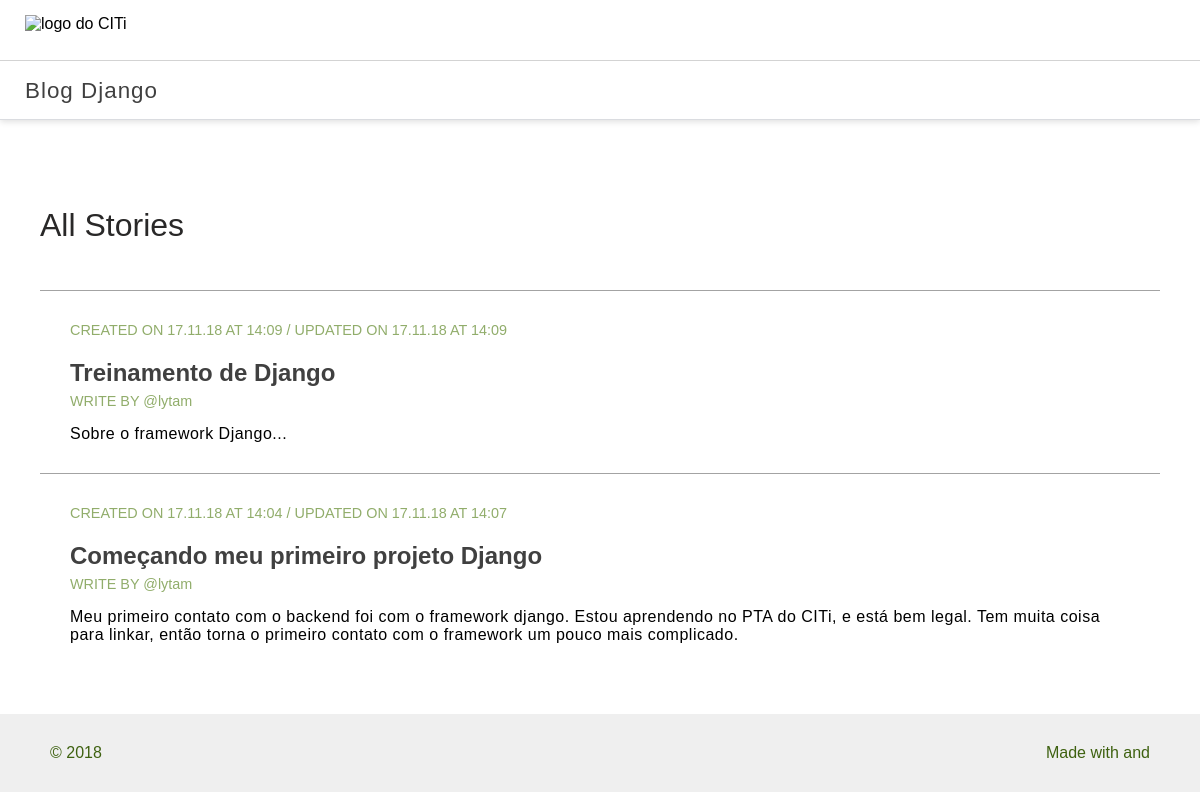
The page / on the database its author committed.
### core/models.py (models this page shows, shortened)
class Post(models.Model):
    author = models.ForeignKey("auth.User", on_delete=models.CASCADE)
    title = models.CharField(max_length=100)
    text = models.TextField()
    created_date = models.DateTimeField(auto_now_add=True)
    updated_date = models.DateTimeField(auto_now=True)
    class Meta:
        verbose_name = "Publicação"
        verbose_name = "Publicações"

### core/views.py (the view)
# urls.py: path('', HomeView.as_view(), name='home'),
class HomeView(TemplateView):
    template_name = "home.html"
    def get_context_data(self, **kwargs):
        context = super().get_context_data(**kwargs)
        context["posts"] = Post.objects.all().order_by('-created_date')
        return context

### core/templates/home.html
{% extends 'base.html' %}
{% load static %}
{% block content %}
<section class="posts">
        <h2 class="posts__title_all-stories">All Stories</h2>
        {% for post in posts %}
        <div class="post__card">
                <span class="post__date">
                    CREATED ON {{post.created_date | date:'d.m.y' }} AT {{post.created_date | time:'H:i'}} / UPDATED ON {{post.updated_date | date:'d.m.y' }} AT {{post.updated_date | time:'H:i'}}
                </span>
                <h1 class="post__title">{{ post.title }}</h1>
                <span class="post__author">
                        WRITE BY @{{ post.author }}
                    </span>
                <div class="post__text">{{ post.text }}</div>
            </div>
        {% endfor %}
</section>
{% endblock content %}

### core/templates/base.html (shortened to what this page needs)
<!DOCTYPE html>
{% load static %}
<html>
<head>
    <link rel="stylesheet" href="{% static 'css/style.css' %}">
</head>
<body>
    <section class="header">
        <div class="header__logo">
            <img class="header__img" src="https://cin.ufpe.br/~pet/wiki/images/thumb/8/86/Logociti.png/300px-Logociti.png" alt="logo do CITi">
        </div>
        <span class="header__title">Blog Django</span>
    </section>
    {% block content %}
    {% endblock content %}
    <footer class="footer">
        <span>&copy; 2018</span>
        <span>
            Made with  and
        </span>
    </footer>
</body>
</html>

### core/static/css/style.css (style rules this page uses)
html { font-size: 16px; }
body { margin: 0; font-family: 'Source Sans Pro', sans-serif; }
.header { width: 100%; height: 120px; box-shadow: 0 2px 6px 0 rgba(0,0,0,.12), inset 0 -1px 0 0 #dadce0; }
.header__logo, .header__title { display: flex; align-items: center; height: 50%; }
.header__logo { width: 100%; border-bottom: 1px solid lightgray; }
.header__img { height: 30px; margin-left: 25px; }
.header__title { margin: 0; margin-left: 25px; font-size: 1.4rem; letter-spacing: 1px; color: #404040; }
.posts { width: 100%; padding: 40px; box-sizing: border-box; }
.posts__title_all-stories { padding: 20px 0; box-sizing: border-box; font-size: 2rem; font-weight: 400; color: #292828; }
.post__card { padding: 30px 30px; border-top: 1px solid #a3a3a3; }
.post__title { margin-bottom: 5px; color: #404040; }
.post__author, .post__date { font-size: 0.9rem; color: #91ad6b; }
.post__text { margin-top: 15px; white-space: pre-line; font-weight: 300; letter-spacing: 0.5px; }
.footer { display: flex; justify-content: space-between; align-items: center; padding: 30px 50px; box-sizing: border-box; background-color: #efefef; color: #3e6110; }

### rows shown on the page
Post: created_date "17.11.18", created_date "14:09", updated_date "17.11.18", updated_date "14:09", title "Treinamento de Django", author "lytam", text "Sobre o framework Django..."
Post: created_date "17.11.18", created_date "14:04", updated_date "17.11.18", updated_date "14:07", title "Começando meu primeiro projeto Django", author "lytam", text "Meu primeiro contato com o backend foi com o framework django. Estou aprendendo no PTA do CITi, e está bem legal. Tem muita coisa para linkar, então torna o primeiro contato com o framework um pouco mais complicado."
